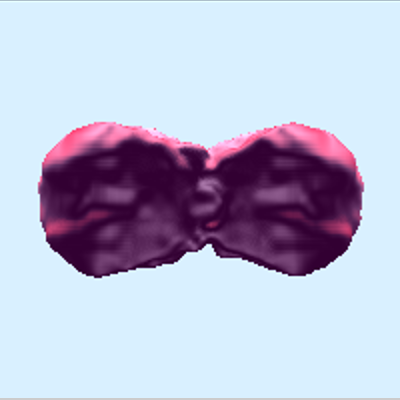
Frame 1 (no input)
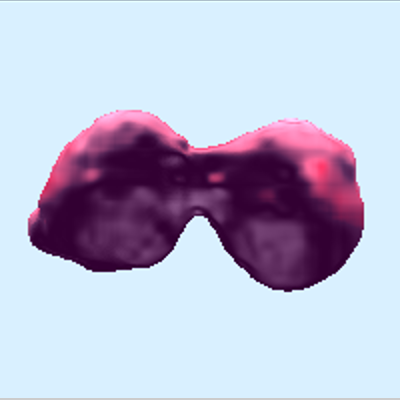
Frame 60 (the mouse pressed at the canvas centre just before this capture)
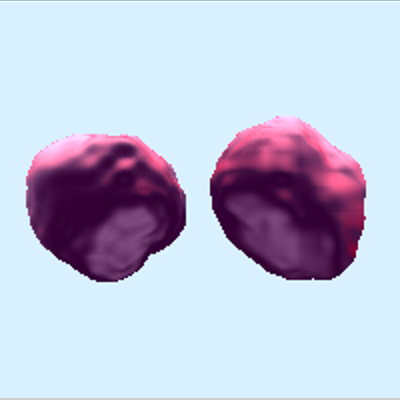
Frame 120 (the mouse held since frame 60 and released just before this capture)

The Processing sketch that drew these frames (run headless with seeded random() and noise(); from frame 60 on, the mouse is pressed at the canvas centre):

// Processing sketch: Ray_Marching
// ── Ray_Marching.pde
PVector camPos;
PVector camDir;
PImage render;
World w;
float camTheta; //stores xz plane angle of camera
float camTrackRadius = 5; //radius of camera rotation
float startAngle = 3*PI/2;
void setup(){
  size(400,400);
  w = new World();
  camTheta = startAngle;
  camPos = new PVector(camTrackRadius*cos(camTheta),0,camTrackRadius*sin(camTheta));
  camDir = new PVector(-1,1,1);
  render = createImage(200,200,RGB);
}

void draw(){
  w.updateTime();
  //artifically getting sampled points on the viewing plane
  for(int x = 0; x < render.width; ++x){
    for(int y = 0; y < render.height; ++y){
      PVector dir = new PVector((float)x/render.width * 2 - 1, (float)y/render.width * 2 - 1,1);
      PVector tempRot = new PVector(dir.x, dir.z);
      tempRot.rotate(camTheta - startAngle);
      dir.x = tempRot.x; dir.z = tempRot.y;
      //PVector dir = PVector.sub(dest, camPos);
      //println(dir);
      
      //flipping y to go bottom up instead
      render.set(x, render.height-y, Color(w.raymarch(camPos, dir)));
    }
  }
  image(render,0,-2,width,height);
  //filter(BLUR, 2);
}

public color Color(PVector p){
  //if(p.magSq() <= 3) //within [0,1]
    return color(p.x*255, p.y*255, p.z*255);
  //return color(p.x, p.y, p.z);
}



boolean mouseDown = false;
PVector mouseDownPos;
float origAngle;
void mousePressed(){
  if(!mouseDown){
    mouseDown = true;
    mouseDownPos = new PVector(mouseX, mouseY);
    origAngle = camTheta;
  }
}
void mouseReleased(){
  mouseDown = false;
}
void mouseDragged(){
  if(mouseDown){
    camTheta = origAngle + 0.01*(mouseX - mouseDownPos.x);
    refreshCam();
  }
}

void keyPressed(){
  if(key == 'i') {camTrackRadius--; refreshCam();}
  if(key == 'o') {camTrackRadius++; refreshCam();}
}
void refreshCam(){
  camPos.x = camTrackRadius*cos(camTheta);
  camPos.z = camTrackRadius*sin(camTheta);
}

// ── Object.pde
PVector abs(PVector p){
  return new PVector(abs(p.x), abs(p.y), abs(p.z));
}
PVector max(PVector a, PVector b){
  return new PVector(max(a.x, b.x), max(a.y, b.y), max(a.z, b.z));
}
abstract class Object{
  PVector pos;
  PVector ambientColor;
  float specularPower, specularIntensity;
  
  
  //signed distance function: takes in a queried position
  abstract float sDist(PVector p);
  
  PVector lighting(){
    return null;
  }
}

class Sphere extends Object{
  float r; //radius
  Sphere(float r) { this(r, new PVector(), new PVector(1, 0, 0.7), 2, 0.0008); }
  Sphere(float r, PVector p) { this(r, p, new PVector(1, 0, 0.7), 2, 0.0008); }
  Sphere(float r, PVector p, PVector c, float sP, float sI){
    this.r = r; pos = p; ambientColor = c; specularPower = sP; specularIntensity = sI;
  }
  
  float sDist(PVector p){
    PVector newPos = PVector.sub(p,pos);
    return newPos.mag() - r;
  }
}

class Box extends Object{
  PVector dim; //box dimensions
  Box(PVector d){ dim = d; pos = new PVector();}
  Box(PVector d, PVector p){ dim = d; pos = p;}
  
  float sDist(PVector p){
    PVector newPos = p.sub(pos);
    PVector q = abs(newPos).sub(dim);
    return max(q, new PVector()).mag() + min(max(q.x,max(q.y,q.z)),0.0);
  }
}

// ── World.pde
class World{
  final PVector background = new PVector(217.0/255, 240.0/255, 255.0/255);
  Sphere s;
  Sphere s1, s2, s3;
  Sphere light;
  Box b;
  World(){
    //s = new Sphere(1, new PVector(-1,0,-2));
    s = new Sphere(1);
    s1 = new Sphere(1, new PVector(-2,0,0));
    s2 = new Sphere(1, new PVector(2,0,0));
    s3 = new Sphere(1, new PVector(0,3,0));
    b = new Box(new PVector(0.9,0.9,0.9));
    light = new Sphere(1, lightPos);
    //noiseDetail(5,0.4);
  }
  
  //k = smoothness, default to 0.05
  float smoothIntersect(float distA, float distB, float k ) {
    float h = constrain(0.5 - 0.5*(distA-distB)/k, 0., 1.);
    return mix(distA, distB, h ) + k*h*(1.-h); 
  }
  float smoothUnion(float distA, float distB, float k ) {
    float h = constrain(0.5 + 0.5*(distA-distB)/k, 0., 1.);
    return mix(distA, distB, h) - k*h*(1.-h); 
  }
  float smoothDifference(float distA, float distB, float k) {
    float h = constrain(0.5 - 0.5*(distB+distA)/k, 0., 1.);
    return mix(distA, -distB, h ) + k*h*(1.-h); 
  }
  
  float intersect(float distA, float distB){ return max(distA, distB);}
  float union(float distA, float distB){ return min(distA, distB);}
  float difference(float distA, float distB){ return max(distA, -distB);}
  
  private float mix(float x, float y, float a){
    return x*(1-a) + y*a;
  }
  
  float time = 0;
  void updateTime(){ time += 0.1;}
  float mapOfWorld(PVector p){
    
    //float displacement = sin((5 * p.x + time)%(2*PI)) * sin((5 * p.y + time)%(2*PI)) * sin((5 * p.z + time)%(2*PI)) * .25;
    float displacement = noise(0.4*p.x + 0.4*time, 0.4*p.y + 0.4*time, 0.4*p.z + 0.4*time)*1.5;
    /*float sphere_0 = s.sDist(p);
    float box_0 = b.sDist(p);
    //displacement = 0;
    //return sphere_0 + displacement;
    //return box_0 + displacement;
    //return difference(sphere_0, box_0);
    return smoothUnion(sphere_0, box_0, 0.1);*/
    
    float sphere_1 = s1.sDist(p);
    float sphere_2 = s2.sDist(p);
    float sphere_3 = s3.sDist(p);
    
    float lightDist = light.sDist(p);
    //return smoothUnion(sphere_3,smoothUnion(sphere_1, sphere_2, 0.7), 3);
    return union(lightDist, smoothUnion(sphere_1-displacement, sphere_2-displacement, 1));
  }
  
  PVector lightPos = new PVector(0, -5, -3);
  float ambientLight = 50.0/255;
  float specularIntensity = 0.0008;
  PVector raymarch(PVector origin, PVector direction){
    float totalDist = 0;
    //can use the num of steps travelled to find "edges"
    final int NUM_OF_STEPS = 45; //when close to edges, lots of very small steps -> assuming in bckgrnd
    final float MIN_HIT_DIST = 0.01;
    final float MAX_TRACE_DIST = 1000; //farthest render dist
    
    int i = 0;
    for(; i < NUM_OF_STEPS; ++i){
      //get current position along ray direction
      PVector currPos = PVector.add(origin, PVector.mult(direction,totalDist));
      
      float distToClosest = mapOfWorld(currPos);
      
      //debug 
      //return color(map(distToClosest, -
      
      if(distToClosest < MIN_HIT_DIST){
        //there was a hit, color position
        PVector normal = calcNormal(currPos);
        //multicolored shading
        /*map(normal, -1, 1, 0, 255);
        return color(normal.x,normal.y,normal.z);*/
        
        //pure red shading
        //return color(255,0,0);
        
        //diffuse shading
        
        float diffuse = diffuseIntensity(currPos, lightPos, normal);
        float specular = specular(origin, currPos, lightPos, normal) * specularIntensity;
        
        PVector lighting = new PVector(ambientLight + diffuse+specular, specular, ambientLight + specular);
        
        //PVector edgeGlow = PVector.mult(background,(float(i)/NUM_OF_STEPS));
        //return PVector.add(lighting, edgeGlow);
        
        return lighting;
      }
      
      if(totalDist > MAX_TRACE_DIST){//no hit
        break;
      }
      
      
      totalDist += distToClosest;
    }
    
    //if(totalDist > MAX_TRACE_DIST) return background;
    
    //adding glow to "edges"
    //return PVector.mult(background,max(1,(float(i)/NUM_OF_STEPS)));
    return background;
  }
  
  float diffuseIntensity(PVector pos, PVector lightPos, PVector normal){
    PVector dirToLight = PVector.sub(pos, lightPos);
    dirToLight.normalize();
    return max(0, PVector.dot(normal, dirToLight));
  }
  float specularPower = 2;
  float specular(PVector camPos, PVector pos, PVector lightPos, PVector normal){
    PVector dirToLight = PVector.sub(lightPos, pos);
    PVector R = PVector.mult(normal, PVector.dot(normal, dirToLight)*2).sub(dirToLight);
    PVector dirToCam = PVector.sub(camPos, pos);
    return pow(PVector.dot(R, dirToCam), specularPower);
  }
  
  PVector calcNormal(PVector pos){
    final float smallStep = 0.02; //seems to affect smoothness of output
    
    PVector xStep = new PVector(smallStep, 0, 0);
    PVector yStep = new PVector(0, smallStep, 0);
    PVector zStep = new PVector(0, 0, smallStep);
    
    float gradientX = mapOfWorld(PVector.add(pos, xStep)) - mapOfWorld(PVector.sub(pos, xStep));
    float gradientY = mapOfWorld(PVector.add(pos, yStep)) - mapOfWorld(PVector.sub(pos, yStep));
    float gradientZ = mapOfWorld(PVector.add(pos, zStep)) - mapOfWorld(PVector.sub(pos, zStep));
    
    PVector normal = new PVector(gradientX, gradientY, gradientZ);
    normal.normalize(); //between -1 and 1
    return normal;
  }
}

void map(PVector v, float x1, float x2, float y1, float y2){
  v.x = map(v.x, x1, x2, y1, y2);
  v.y = map(v.y, x1, x2, y1, y2);
  v.z = map(v.z, x1, x2, y1, y2);
}
